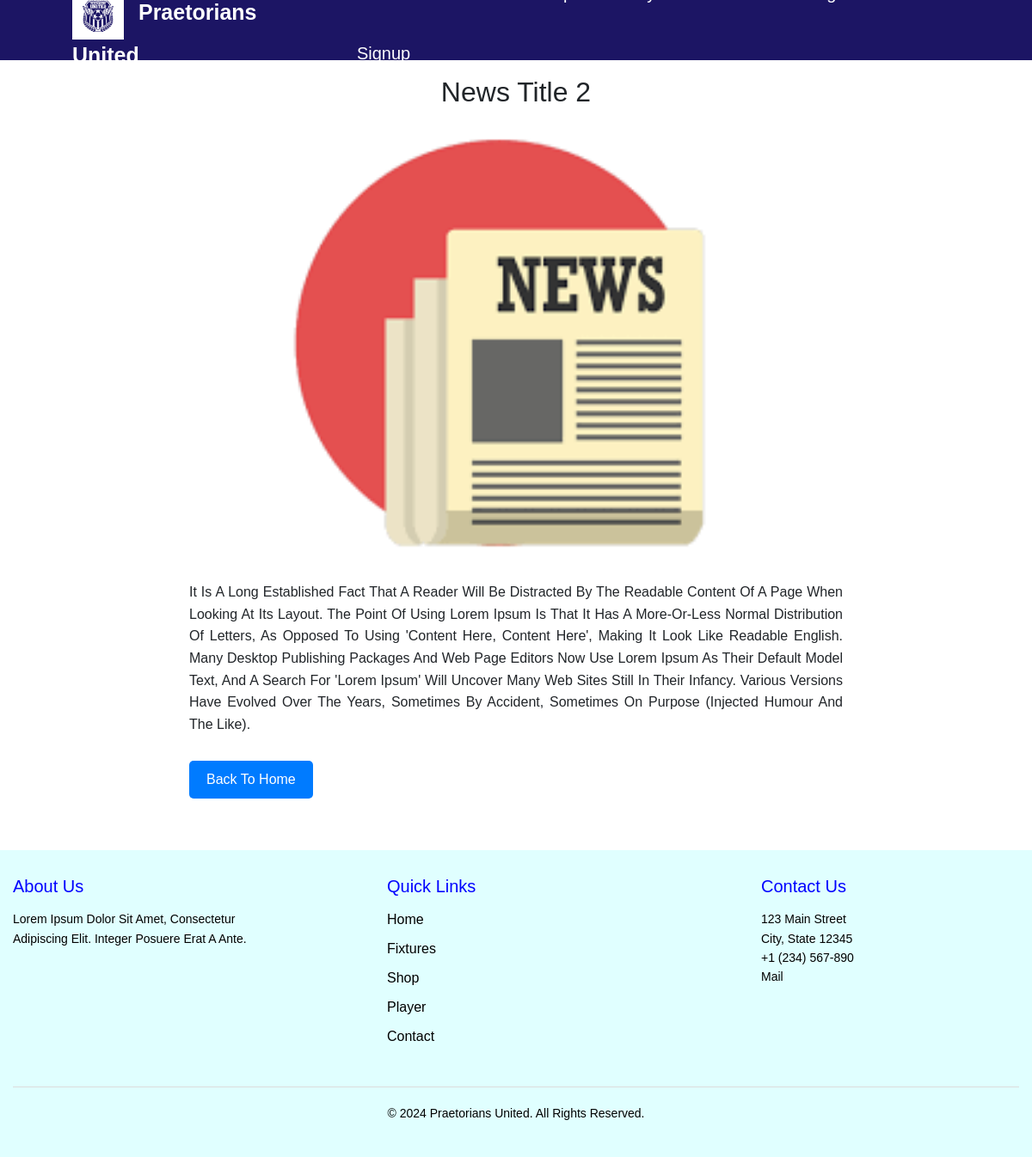
The app's page /news_detail/2/ with its own data.
### club/models.py (models this page shows, shortened)
class News(models.Model):
    title = models.CharField(max_length=200)
    description = models.TextField()
    image = models.ImageField(upload_to='news_images/')
    created_at = models.DateTimeField(auto_now_add=True)

### club/views.py (the view)
# urls.py: path('news_detail/<int:pk>/', views.news_detail, name='news_detail'),
def news_detail(request, pk):
    news_item = get_object_or_404(News, pk=pk)
    return render(request, 'news_detail.html', {'news_item': news_item})

### templates/news_detail.html (shortened to what this page needs)
{% extends "base.html" %}
{% load static %}
{% block content %}
<div class="news-detail-container mt-5">
    <h1 class="news-detail-mb-4">{{ news_item.title }}</h1>
    <img src="{{ news_item.image.url }}" class="news-detail-img-fluid mb-4" alt="{{ news_item.title }}">
    <p>{{ news_item.description }}</p>
    <a href="{% url 'home' %}" class="news-detail-btn btn-primary">Back to Home</a>
</div>
{% endblock %}

### static/css/style.css (style rules this page uses)
* { margin: 0; padding: 0; box-sizing: border-box; font-family: Arial, Helvetica, sans-serif; text-transform: capitalize; text-decoration: none; }
body { min-height: 100vh; background-size:cover ; background-position: center; }
.news-detail-container { padding: 40px 20px; background-color: #fff; max-width: 800px; margin: 0 auto; }
.news-detail-container h1 { font-size: 32px; margin-bottom: 20px; text-align: center; }
.news-detail-img-fluid { width: 100%; height: auto; border-radius: 10px; margin-bottom: 20px; }
.news-detail-container p { font-size: 16px; line-height: 1.6; margin-bottom: 30px; text-align: justify; }
.news-detail-btn { display: inline-block; padding: 10px 20px; background-color: #007bff; color: #fff; border-radius: 5px; text-decoration: none; transition: background-color 0.3s; text-align: center; }

### records on screen
News: title "News Title 2", image (picture), description "It Is A Long Established Fact That A Reader Will Be Distracted By The Readable Content Of A Page When Looking At Its Layout. The Point Of Using Lorem Ipsum Is That It Has A More-Or-Less Normal Distribution Of Letters, As Opposed To Using 'Content Here, Content Here', Making It Look Like Readable English. Many Desktop Publishing Packages And Web Page Editors Now Use Lorem Ipsum As Their Default Model Text, And A Search For 'lorem Ipsum' Will Uncover Many Web Sites Still In Their Infancy. Various Versions Have Evolved Over The Years, Sometimes By Accident, Sometimes On Purpose (Injected Humour And The Like)."
